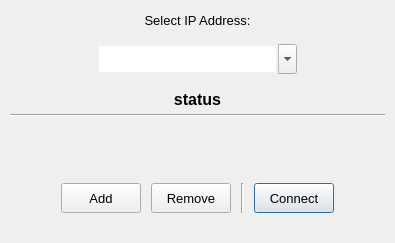
<?xml version="1.0" encoding="UTF-8"?>
<ui version="4.0">
 <class>connection_widget</class>
 <widget class="QDialog" name="connection_widget">
  <property name="geometry">
   <rect>
    <x>0</x>
    <y>0</y>
    <width>395</width>
    <height>243</height>
   </rect>
  </property>
  <property name="sizePolicy">
   <sizepolicy hsizetype="Maximum" vsizetype="Maximum">
    <horstretch>0</horstretch>
    <verstretch>0</verstretch>
   </sizepolicy>
  </property>
  <property name="maximumSize">
   <size>
    <width>16777215</width>
    <height>16777215</height>
   </size>
  </property>
  <property name="windowTitle">
   <string>Dialog</string>
  </property>
  <layout class="QVBoxLayout" name="verticalLayout">
   <property name="spacing">
    <number>5</number>
   </property>
   <property name="leftMargin">
    <number>10</number>
   </property>
   <property name="topMargin">
    <number>10</number>
   </property>
   <property name="rightMargin">
    <number>10</number>
   </property>
   <property name="bottomMargin">
    <number>10</number>
   </property>
   <item>
    <widget class="QLabel" name="ip_label">
     <property name="sizePolicy">
      <sizepolicy hsizetype="Minimum" vsizetype="Fixed">
       <horstretch>0</horstretch>
       <verstretch>0</verstretch>
      </sizepolicy>
     </property>
     <property name="minimumSize">
      <size>
       <width>0</width>
       <height>20</height>
      </size>
     </property>
     <property name="maximumSize">
      <size>
       <width>16777215</width>
       <height>20</height>
      </size>
     </property>
     <property name="font">
      <font>
       <pointsize>10</pointsize>
      </font>
     </property>
     <property name="text">
      <string>Select IP Address:</string>
     </property>
     <property name="alignment">
      <set>Qt::AlignCenter</set>
     </property>
    </widget>
   </item>
   <item>
    <widget class="QWidget" name="widget" native="true">
     <layout class="QHBoxLayout" name="IP">
      <property name="spacing">
       <number>0</number>
      </property>
      <property name="bottomMargin">
       <number>10</number>
      </property>
      <item>
       <spacer name="horizontalSpacer">
        <property name="orientation">
         <enum>Qt::Horizontal</enum>
        </property>
        <property name="sizeType">
         <enum>QSizePolicy::Preferred</enum>
        </property>
        <property name="sizeHint" stdset="0">
         <size>
          <width>20</width>
          <height>20</height>
         </size>
        </property>
       </spacer>
      </item>
      <item>
       <widget class="QComboBox" name="ip_box">
        <property name="sizePolicy">
         <sizepolicy hsizetype="Fixed" vsizetype="Fixed">
          <horstretch>0</horstretch>
          <verstretch>0</verstretch>
         </sizepolicy>
        </property>
        <property name="minimumSize">
         <size>
          <width>200</width>
          <height>30</height>
         </size>
        </property>
        <property name="maximumSize">
         <size>
          <width>200</width>
          <height>30</height>
         </size>
        </property>
        <property name="font">
         <font>
          <pointsize>10</pointsize>
         </font>
        </property>
        <property name="layoutDirection">
         <enum>Qt::LeftToRight</enum>
        </property>
        <property name="editable">
         <bool>true</bool>
        </property>
        <property name="sizeAdjustPolicy">
         <enum>QComboBox::AdjustToContents</enum>
        </property>
        <property name="iconSize">
         <size>
          <width>16</width>
          <height>25</height>
         </size>
        </property>
        <property name="frame">
         <bool>false</bool>
        </property>
        <property name="modelColumn">
         <number>0</number>
        </property>
       </widget>
      </item>
      <item>
       <spacer name="horizontalSpacer_2">
        <property name="orientation">
         <enum>Qt::Horizontal</enum>
        </property>
        <property name="sizeType">
         <enum>QSizePolicy::Preferred</enum>
        </property>
        <property name="sizeHint" stdset="0">
         <size>
          <width>20</width>
          <height>20</height>
         </size>
        </property>
       </spacer>
      </item>
     </layout>
    </widget>
   </item>
   <item>
    <widget class="QLabel" name="status_label">
     <property name="sizePolicy">
      <sizepolicy hsizetype="Preferred" vsizetype="Fixed">
       <horstretch>0</horstretch>
       <verstretch>0</verstretch>
      </sizepolicy>
     </property>
     <property name="minimumSize">
      <size>
       <width>0</width>
       <height>20</height>
      </size>
     </property>
     <property name="maximumSize">
      <size>
       <width>16777215</width>
       <height>20</height>
      </size>
     </property>
     <property name="font">
      <font>
       <pointsize>12</pointsize>
       <weight>75</weight>
       <bold>true</bold>
      </font>
     </property>
     <property name="text">
      <string>status</string>
     </property>
     <property name="alignment">
      <set>Qt::AlignCenter</set>
     </property>
    </widget>
   </item>
   <item>
    <widget class="Line" name="line">
     <property name="sizePolicy">
      <sizepolicy hsizetype="Preferred" vsizetype="Fixed">
       <horstretch>0</horstretch>
       <verstretch>0</verstretch>
      </sizepolicy>
     </property>
     <property name="minimumSize">
      <size>
       <width>300</width>
       <height>0</height>
      </size>
     </property>
     <property name="orientation">
      <enum>Qt::Horizontal</enum>
     </property>
    </widget>
   </item>
   <item>
    <widget class="QLabel" name="help">
     <property name="sizePolicy">
      <sizepolicy hsizetype="Preferred" vsizetype="Preferred">
       <horstretch>0</horstretch>
       <verstretch>0</verstretch>
      </sizepolicy>
     </property>
     <property name="minimumSize">
      <size>
       <width>0</width>
       <height>0</height>
      </size>
     </property>
     <property name="maximumSize">
      <size>
       <width>650</width>
       <height>200</height>
      </size>
     </property>
     <property name="text">
      <string/>
     </property>
     <property name="scaledContents">
      <bool>true</bool>
     </property>
     <property name="alignment">
      <set>Qt::AlignCenter</set>
     </property>
    </widget>
   </item>
   <item>
    <spacer name="verticalSpacer">
     <property name="orientation">
      <enum>Qt::Vertical</enum>
     </property>
     <property name="sizeType">
      <enum>QSizePolicy::Fixed</enum>
     </property>
     <property name="sizeHint" stdset="0">
      <size>
       <width>20</width>
       <height>20</height>
      </size>
     </property>
    </spacer>
   </item>
   <item>
    <layout class="QHBoxLayout" name="horizontalLayout_3">
     <property name="spacing">
      <number>10</number>
     </property>
     <property name="leftMargin">
      <number>0</number>
     </property>
     <property name="topMargin">
      <number>10</number>
     </property>
     <property name="rightMargin">
      <number>0</number>
     </property>
     <property name="bottomMargin">
      <number>20</number>
     </property>
     <item>
      <spacer name="horizontalSpacer_3">
       <property name="orientation">
        <enum>Qt::Horizontal</enum>
       </property>
       <property name="sizeType">
        <enum>QSizePolicy::MinimumExpanding</enum>
       </property>
       <property name="sizeHint" stdset="0">
        <size>
         <width>40</width>
         <height>20</height>
        </size>
       </property>
      </spacer>
     </item>
     <item>
      <widget class="QPushButton" name="addIP_btn">
       <property name="sizePolicy">
        <sizepolicy hsizetype="Fixed" vsizetype="Fixed">
         <horstretch>0</horstretch>
         <verstretch>0</verstretch>
        </sizepolicy>
       </property>
       <property name="minimumSize">
        <size>
         <width>80</width>
         <height>30</height>
        </size>
       </property>
       <property name="maximumSize">
        <size>
         <width>80</width>
         <height>30</height>
        </size>
       </property>
       <property name="font">
        <font>
         <pointsize>10</pointsize>
        </font>
       </property>
       <property name="text">
        <string>Add</string>
       </property>
       <property name="autoDefault">
        <bool>false</bool>
       </property>
      </widget>
     </item>
     <item>
      <widget class="QPushButton" name="rmIP_btn">
       <property name="sizePolicy">
        <sizepolicy hsizetype="Fixed" vsizetype="Fixed">
         <horstretch>0</horstretch>
         <verstretch>0</verstretch>
        </sizepolicy>
       </property>
       <property name="minimumSize">
        <size>
         <width>80</width>
         <height>30</height>
        </size>
       </property>
       <property name="maximumSize">
        <size>
         <width>80</width>
         <height>30</height>
        </size>
       </property>
       <property name="font">
        <font>
         <pointsize>10</pointsize>
        </font>
       </property>
       <property name="text">
        <string>Remove</string>
       </property>
       <property name="autoDefault">
        <bool>false</bool>
       </property>
      </widget>
     </item>
     <item>
      <widget class="Line" name="line_2">
       <property name="orientation">
        <enum>Qt::Vertical</enum>
       </property>
      </widget>
     </item>
     <item>
      <widget class="QPushButton" name="conn_btn">
       <property name="sizePolicy">
        <sizepolicy hsizetype="Fixed" vsizetype="Fixed">
         <horstretch>0</horstretch>
         <verstretch>0</verstretch>
        </sizepolicy>
       </property>
       <property name="minimumSize">
        <size>
         <width>80</width>
         <height>30</height>
        </size>
       </property>
       <property name="maximumSize">
        <size>
         <width>80</width>
         <height>30</height>
        </size>
       </property>
       <property name="font">
        <font>
         <pointsize>10</pointsize>
        </font>
       </property>
       <property name="text">
        <string>Connect</string>
       </property>
       <property name="autoDefault">
        <bool>true</bool>
       </property>
      </widget>
     </item>
     <item>
      <spacer name="horizontalSpacer_4">
       <property name="orientation">
        <enum>Qt::Horizontal</enum>
       </property>
       <property name="sizeType">
        <enum>QSizePolicy::MinimumExpanding</enum>
       </property>
       <property name="sizeHint" stdset="0">
        <size>
         <width>40</width>
         <height>20</height>
        </size>
       </property>
      </spacer>
     </item>
    </layout>
   </item>
  </layout>
 </widget>
 <resources/>
 <connections/>
</ui>
